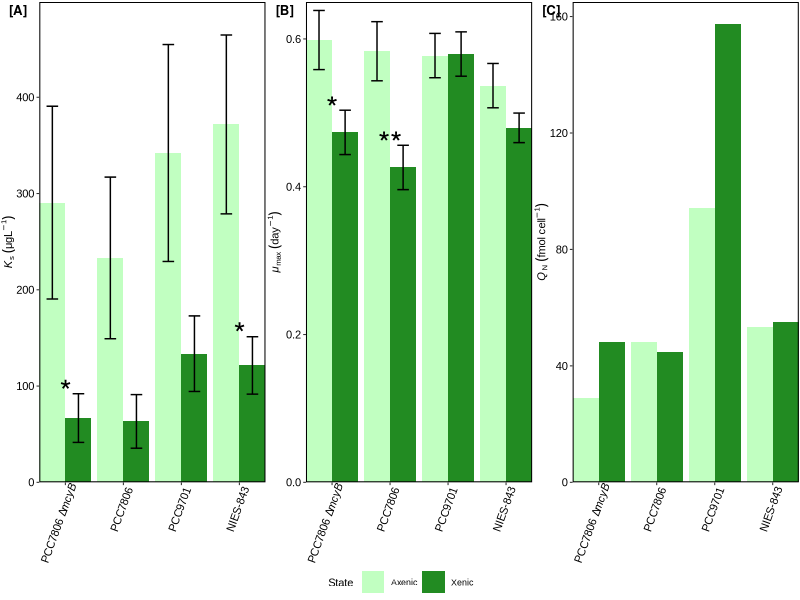
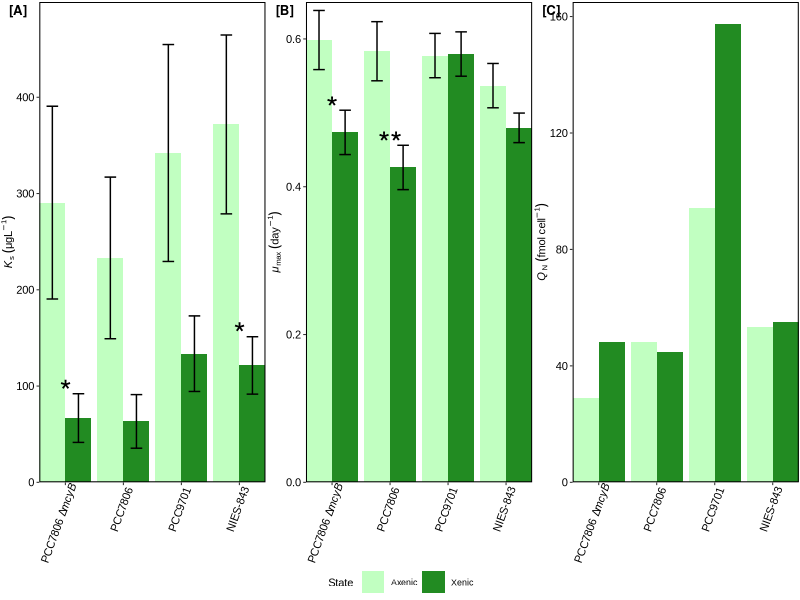
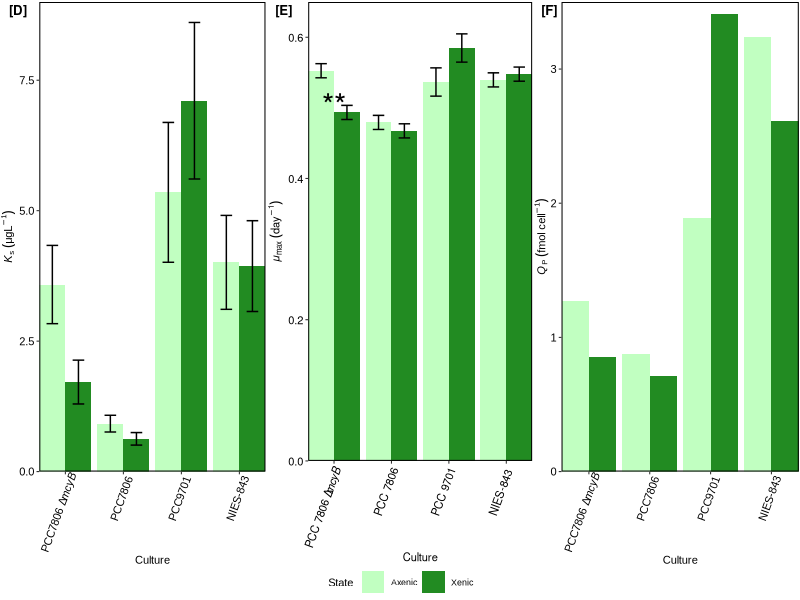
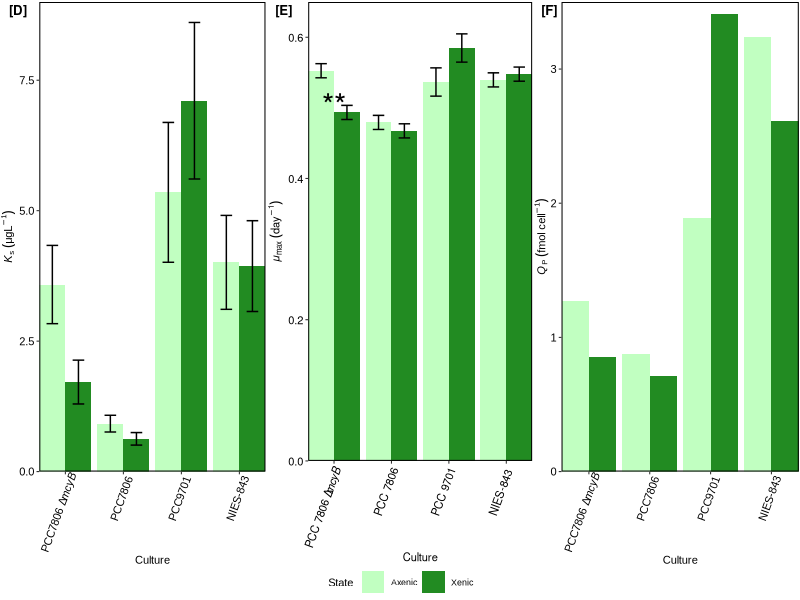
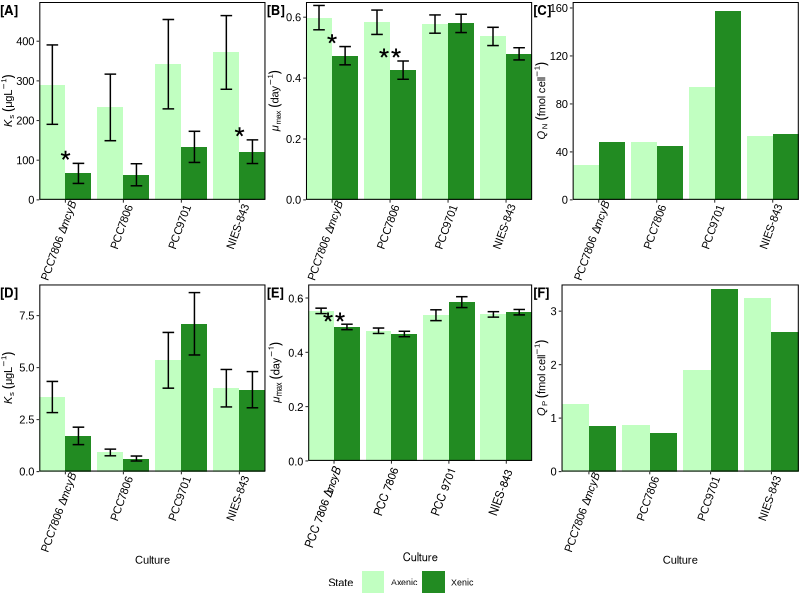
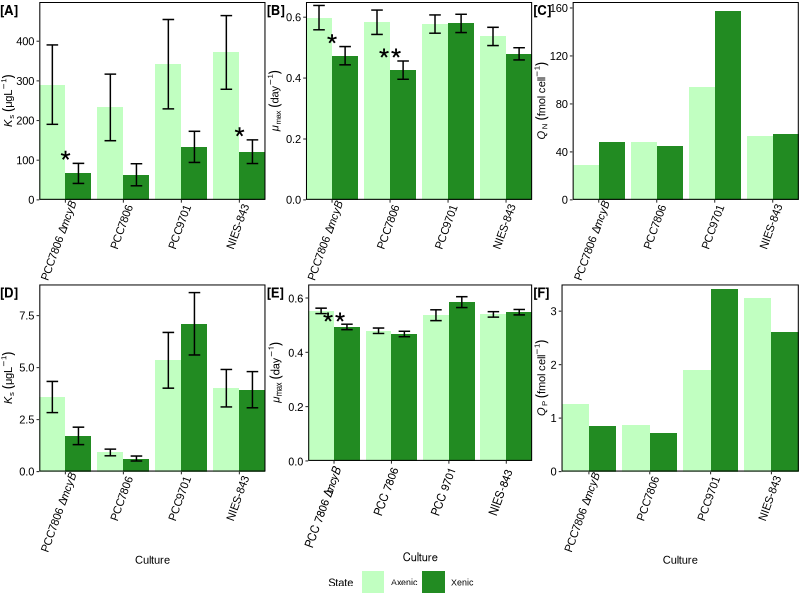
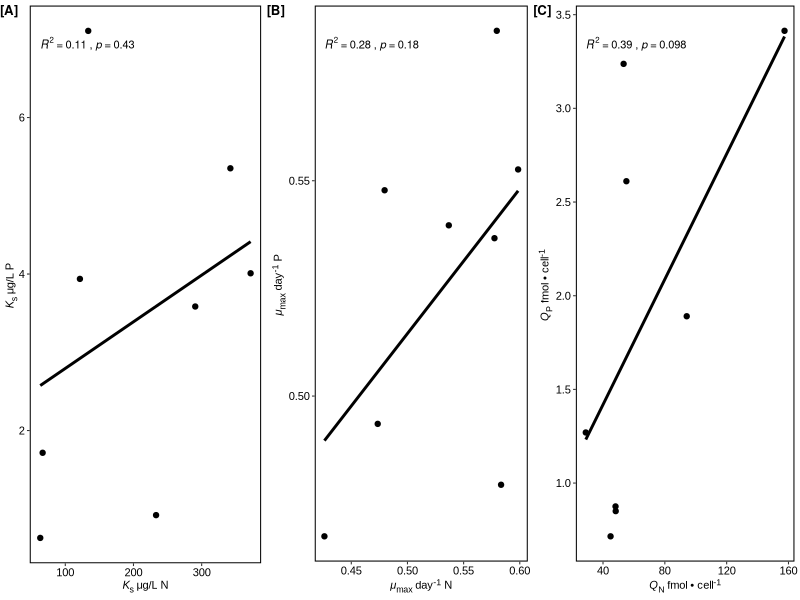

Reproduce these figures in R, in order. (Note: this script raises an error after producing the figures.)
library(kableExtra)
library(tidyverse)
library(readxl)
library(patchwork)
library(ggtext)
library(ggpubr)

CNP_Quotas <- read_excel("./data/Microcystis Quota Estimates.xlsx", 
                         sheet = "final_table") |>
  mutate(Culture = str_replace(Culture, "mcyB", "<i>mcyB</i>"))
matrix <- read_excel("./data/Microcystis Quota Estimates.xlsx", 
                     sheet = "corr_matrix") |>
  mutate(Culture = str_replace(Culture, 'mcyB', '*mcyB*'))

barplot_ksN <- ggplot(data = matrix, aes(x = Culture, y = ks_N, 
                                         ymin = ks_N - ks_N_SE,
                                         ymax = ks_N + ks_N_SE,
                                         fill = State)) +
  geom_bar(position = "dodge", stat = 'identity', aes(fill = State)) +
  geom_text(inherit.aes = F,
            aes(label = sig_ksN, x = Culture, group = State, y = ks_N + ks_N_SE + ks_N_SE*.1), 
            position = position_dodge(.9), size = 8, show.legend = F, check_overlap = T,
            data = filter(matrix, ! sig_ksN == "ns")) +
  coord_cartesian(ylim = c(0, 499), expand = F) +
  geom_errorbar(position = position_dodge(0.9), width = 0.4) +
  scale_fill_manual(values = c("Axenic" = "darkseagreen1",
                               "Xenic" = "forestgreen")) +
  scale_x_discrete(limits = c("PCC 7806 Δ*mcyB*","PCC 7806","PCC 9701", "NIES-843")) +
  ylab(expression(italic(K)[s]~(μgL^-1))) +
  rremove("xlab") +
  theme_pubr(margin = F, border = T,base_family = 'arial', base_size = 8) +
  theme(axis.text.x = element_markdown(hjust = 1, angle = 70),
        axis.title.x = element_blank(),
        legend.position = "right"
  ) 
barplot_mumaxN <- ggplot(data = matrix, aes(x = Culture, y = mumax_N,
                                            ymin = mumax_N - mumax_N_SE,
                                            ymax = mumax_N + mumax_N_SE,
                                            fill = State)) +
  geom_bar(position = "dodge", stat = 'identity', aes(fill = State)) +
  geom_text(inherit.aes = F,
            aes(label = sig_mumaxN, x = Culture, group = State, y = mumax_N + mumax_N_SE + mumax_N_SE*.1), 
            position = position_dodge(.9), size = 8, show.legend = F, check_overlap = T,
            data = filter(matrix, ! sig_mumaxN == "ns")) +
  coord_cartesian(ylim = c(0, 0.65), expand = F) +
  geom_errorbar(position = position_dodge(0.9), width = 0.4) +
  scale_fill_manual(values = c("Axenic" = "darkseagreen1",
                               "Xenic" = "forestgreen")) +
  scale_x_discrete(limits = c("PCC 7806 Δ*mcyB*","PCC 7806","PCC 9701", "NIES-843")) +
  ylab(expression(italic(μ)[max]~(day^-1))) +
  theme_pubr(margin = F, border = T,base_family = 'arial', base_size = 8) +
  theme(axis.text.x = element_markdown(hjust = 1, angle = 70),
        axis.title.x = element_blank(),
        legend.position = "right"
  ) 

barplot_QN <- ggplot(data = matrix, aes(x = Culture, y = Q_N)) +
  geom_bar(stat = 'identity', aes(fill = State), position = position_dodge()) +
  coord_cartesian(ylim = c(0,165), expand = F) +
  scale_fill_manual(values = c("Axenic" = "darkseagreen1",
                               "Xenic" = "forestgreen")) +
  scale_x_discrete(limits = c("PCC 7806 Δ*mcyB*","PCC 7806","PCC 9701", "NIES-843")) +
  ylab(expression(italic(Q)[N]~(fmol~cell^-1))) +
  rremove("xlab") +
  theme_pubr(margin = F, border = T, base_family = 'arial',base_size = 8) +
  theme(axis.text.x = element_markdown(hjust = 1, angle = 70),
        axis.title.x = element_blank(),
        legend.position = "right"
  ) 
N_plots <- ggarrange(common.legend = T, legend = "bottom",nrow = 1, labels = c('[A]','[B]','[C]'), 
                     barplot_ksN, barplot_mumaxN, barplot_QN,font.label = list(size = 9.5, color = "black"))

ggsave('./figures/figure_pieces/figure5ABC.png',N_plots,width = 160, height = 152, units = "mm", dpi = 600 )
ggsave('./figures/figure_pieces/figure5ABC.svg',N_plots,width = 160, height = 152, units = "mm", dpi = 600 )

barplot_ksP <- ggplot(data = matrix, aes(x = Culture, y = ks_P, 
                                         ymin = ks_P - ks_P_SE,
                                         ymax = ks_P + ks_P_SE,
                                         fill = State)) +
  geom_bar(stat = 'identity', aes(fill = State), position = position_dodge()) +
  geom_text(inherit.aes = F,
            aes(label = sig_ksP, x = Culture, group = State, y = ks_P + ks_P_SE + ks_P_SE*.1), 
            position = position_dodge(.9), size = 8, show.legend = F, check_overlap = T,
            data = filter(matrix, ! sig_ksP == "ns")) +
  coord_cartesian(ylim = c(0,9), expand = F) +
  geom_errorbar(position = position_dodge(0.9), width = 0.4) +
  scale_fill_manual(values = c("Axenic" = "darkseagreen1",
                               "Xenic" = "forestgreen")) +
  scale_x_discrete(limits = c("PCC 7806 Δ*mcyB*","PCC 7806","PCC 9701", "NIES-843")) +
  ylab(expression(italic(K)[s]~(μgL^-1))) +
  theme_pubr(margin = F, border = T,base_family = 'arial', base_size = 8) +
  theme(axis.text.x = element_markdown(hjust = 1, angle = 70),
        legend.position = "right"
  ) 
barplot_mumaxP <- ggplot(data = matrix, aes(x = Culture, y = mumax_P,
                                            ymin = mumax_P - mumax_P_SE,
                                            ymax = mumax_P + mumax_P_SE,
                                            fill = State)) +
  geom_bar(stat = 'identity', aes(fill = State), position = position_dodge(.9)) +
  geom_text(inherit.aes = F,
            aes(label = sig_mumaxP, x = Culture, group = State, y = mumax_P + mumax_P_SE + mumax_P_SE*.1), 
            position = position_dodge(.9), size = 8, show.legend = F, check_overlap = T,
            data = filter(matrix, ! sig_mumaxP == "ns")) +
  coord_cartesian(ylim = c(0,0.65), expand = F) +
  geom_errorbar(position = position_dodge(0.9), width = 0.4) +
  scale_fill_manual(values = c("Axenic" = "darkseagreen1",
                               "Xenic" = "forestgreen")) +
  scale_x_discrete(limits = c("PCC 7806 Δ*mcyB*","PCC 7806","PCC 9701", "NIES-843")) +
  ylab(expression(italic(μ)[max]~(day^-1))) +
  theme_pubr(margin = F, border = T, base_size = 8) +
  theme(axis.text.x = element_markdown(hjust = 1, angle = 70),
        legend.position = "right"
  )  

barplot_QP <- ggplot(data = matrix, aes(x = Culture, y = Q_P)) +
  geom_bar(stat = 'identity', aes(fill = State), position = position_dodge(.9)) +
  coord_cartesian(ylim = c(0,3.5), expand = F) +
  scale_fill_manual(values = c("Axenic" = "darkseagreen1",
                               "Xenic" = "forestgreen")) +
  scale_x_discrete(limits = c("PCC 7806 Δ*mcyB*","PCC 7806","PCC 9701", "NIES-843")) +
  ylab(expression(italic(Q)[P]~(fmol~cell^-1))) +
  theme_pubr(margin = F, border = T,base_family = 'arial', base_size = 8) +
  theme(axis.text.x = element_markdown(angle = 70, hjust = 1),
        legend.position = "right"
  ) 

P_plots <- ggarrange(common.legend = T, legend = "bottom",nrow = 1, labels = c('[D]','[E]','[F]'), 
                     barplot_ksP, barplot_mumaxP, barplot_QP, font.label = list(size = 9.5, color = "black"))

ggsave('./figures/figure_pieces/figure5DEF.png',P_plots,width = 160, height = 152, units = "mm", dpi = 600)
ggsave('./figures/figure_pieces/figure5DEF.svg',P_plots,width = 160, height = 152, units = "mm", dpi = 600)

all_plots <- ggarrange(common.legend = T, legend = "bottom",
                       nrow = 2,ncol = 3, hjust = 0, labels = c('[A]','[B]','[C]',
                                                     '[D]','[E]','[F]'),
                       font.label = list(size = 9.5, color = "black"),
                       barplot_ksN, barplot_mumaxN, barplot_QN,
                       barplot_ksP, barplot_mumaxP, barplot_QP)
ggsave('./figures/Finalized Figs for Publication/figure5_wcolor.png',all_plots,width = 160, height = 250, units = "mm", dpi = 600)
ggsave('./figures/Finalized Figs for Publication/figure5_wcolor.svg',device = svglite::svglite,
       all_plots,width = 160, height = 250, units = "mm", dpi = 600)

Q_lm <- lm(Q_N~Q_P, matrix)
mu_lm <- lm(mumax_N~ mumax_P, matrix)
ks_lm <- lm(ks_N~ks_P, matrix)

#Tradeoff plots
p1 <- ggplot(matrix, aes(x = Q_N, y = Q_P)) +
  geom_point() +
  geom_smooth(method = "lm",
              formula = y~x, se = F, color = "black") +
  labs(y = "*Q*<sub>P</sub> fmol • cell<sup>-1</sup>",
       x = "*Q*<sub>N</sub> fmol • cell<sup>-1</sup>") +
  #facet_wrap(~state) +
  stat_cor(method = "pearson", size = 8/.pt,
    aes(label = paste(..rr.label.., ..p.label.., sep = "~`,`~"))) +
  theme_pubr(base_size = 8, base_family = 'arial', border = T) +
  theme(axis.title.x = ggtext::element_textbox(),
        axis.title.y = ggtext::element_textbox(orientation = 'left-rotated'))

p2 <- ggplot(matrix, aes(x = mumax_N, y = mumax_P)) +
  geom_point() +
  geom_smooth(method = "lm",
              formula = y~x, se = F, color = "black") +
  labs(y = "*μ*<sub>max</sub> day<sup>-1</sup> P",
       x = "*μ*<sub>max</sub> day<sup>-1</sup> N") +
  #facet_wrap(~state) +
  stat_cor(method = "pearson", size = 8/.pt,
    aes(label = paste(..rr.label.., ..p.label.., sep = "~`,`~"))) +
  theme_pubr(base_size = 8, base_family = 'arial', border = T) +
  theme(axis.title.x = ggtext::element_textbox(),
        axis.title.y = ggtext::element_textbox(orientation = 'left-rotated'))

p3 <- ggplot(matrix, aes(x = ks_N, y = ks_P)) +
  geom_point() +
  geom_smooth(method = "lm",
              formula = y~x, se = F, color = "black") +
  #facet_wrap(~state) +
  labs(y = "*K*<sub>s</sub> μg/L P",
       x = "*K*<sub>s</sub> μg/L N") +
  stat_cor(method = "pearson", size = 8/.pt,
    aes(label = paste(..rr.label.., ..p.label.., sep = "~`,`~"))) + 
  theme_pubr(base_size = 8, base_family = 'arial', border = T) +
  theme(axis.title.x = ggtext::element_textbox(),
        axis.title.y = ggtext::element_textbox(orientation = 'left-rotated'))

tradeoff_plots <- ggarrange(hjust = 0, nrow = 1, labels = c('[A]','[B]','[C]'), 
          p3, p2, p1, font.label = list(size = 9.5, color = "black"))

ggsave("./figures/Finalized Figs for Publication/FigureS3_final.png",tradeoff_plots,width = 160, height = 100, units = "mm", dpi = 600)

kable(CNP_Quotas,escape = F, digits = 4, align = c("l") ,col.names = c("Culture", "<i>μ</i><sub>max</sub> day<sup>-1</sup> (SE)", 
                                                                                                            "<i>K</i><sub>s</sub> (μg/L) (SE)",
                                                                                                            "Initial Slope day<sup>-1</sup> • μM<sup>-1</sup>",
                                                                                                            "<i>Q</i><sub>P</sub> (SD) fmol • cell<sup>-1</sup>",
                                                                                                            "P<sup>*</sup>, d = 0.2 day<sup>-1</sup>",
                                                                                                            "<i>μ</i><sub>max</sub> day<sup>-1</sup> (SE)","<i>K</i><sub>s</sub> (μg/L) (SE)", 
                                                                                                            "Initial Slope day<sup>-1</sup> • μM<sup>-1</sup>",
                                                                                                            "<i>Q</i><sub>N</sub> (SD) fmol • cell<sup>-1</sup>", 
                                                                                                            "N<sup>*</sup>, d = 0.2 day<sup>-1</sup>",
                                                                                                            "<i>Q</i><sub>C</sub> (SD) fmol • cell<sup>-1</sup>",
                                                                                                            "N:P","C:N","C:P" ))  %>%
  kable_styling("striped", full_width = T) %>%
  column_spec(c(4,9),width_min = "1in") %>%
  add_header_above(c("", "Phosphorus" = 5, "Nitrogen" = 5, "Carbon" = 1, "Elemental Ratios" = 3)) %>% save_kable(file = "./tables/table1_final.doc", zoom = 1.5) 

  
